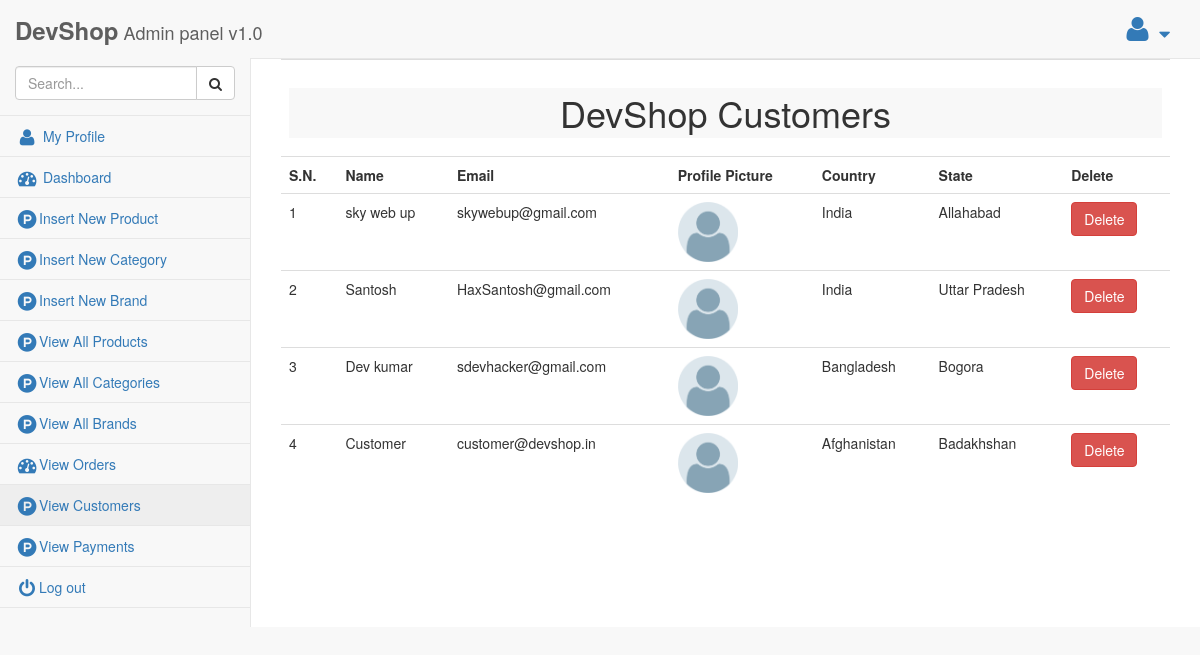
/admin/view_all_customers.php (signed in), run on the app's committed database.
### tables this page shows
CREATE TABLE `customers` (
  `customer_id` int(10) NOT NULL,
  `customer_name` varchar(100) NOT NULL,
  `customer_email` varchar(50) NOT NULL,
  `customer_password` varchar(100) NOT NULL,
  `customer_country` text NOT NULL,
  `customer_state` text NOT NULL,
  `customer_contact` varchar(14) NOT NULL,
  `customer_address` text NOT NULL,
  `customer_image` varchar(200) NOT NULL DEFAULT 'default.png'
);

CREATE TABLE `countries` (
  `id` int(11) NOT NULL,
  `sortname` varchar(3) NOT NULL,
  `name` varchar(150) NOT NULL,
  `phonecode` int(11) NOT NULL
);

### admin/view_all_customers.php (the view, shortened to what this page needs)
<?php
    include('../includes/connection.php');
?>
<!DOCTYPE html>
<html lang="en">
<head>
    <?php include('includes/head_items.php');?>
</head>
<body>
<div id="wrapper">
    <?php include('includes/nav_sidebar.php');?>
    <div id="page-wrapper">
        <div>
            <table class="table">
                <tr>
                    <th colspan="8"><center>
                        <h1 style="background:#f8f8f8;padding:5px;">DevShop Customers</h1>
                    </center></th>
                </tr>
                <tr>
                    <th>S.N.</th>
                    <th>Name</th>
                    <th>Email</th>
                    <th>Profile Picture</th>
                    <th>Country</th>
                    <th>State</th>
                    <th>Delete</th>
                </tr>
                <?php
                    $get_customers=mysqli_query($con,"SELECT * FROM customers");
                    $c_no=1;
                    while($CUSTOMER=mysqli_fetch_array($get_customers)){
                ?>
                <tr>
                    <td><?php echo $c_no; $c_no++;?></td>
                    <td><?=$CUSTOMER['customer_name'];?></td>
                    <td><?=$CUSTOMER['customer_email'];?></td>
                    <td>
                        <img src="../customer/images/<?=$CUSTOMER['customer_image'];?>" style="width:60px;height:60px;" class="img-responsive">
                    </td>
                    <?php
                        $country_id=$CUSTOMER['customer_country'];
                        $get_con=mysqli_query($con,"SELECT * FROM countries WHERE id='$country_id'");
                        $country=mysqli_fetch_array($get_con);
                    ?>
                    <td><?=$country['name'];?></td>
                    <td><?=$CUSTOMER['customer_state'];?></td>
                    <td>
                        <a href="delete_customer.php?del_id=<?=$CUSTOMER['customer_id'];?>"><button class="btn btn-danger">Delete</button></a>
                    </td>
                </tr>
                <?php } ?>
            </table>
        </div>
    </div>
</div>
</body>
</html>

### admin/asset/css/admin_style.css (style rules this page uses)
body { background-color: #f8f8f8; }
#wrapper { width: 100%; }
#page-wrapper { padding: 0 15px; min-height: 568px; background-color: white; }
@media (min-width: 768px) { #page-wrapper { position: inherit; margin: 0 0 0 250px; padding: 0 30px; border-left: 1px solid #e7e7e7; } }

### data on the page
customers: customer_name "sky web up", customer_email "skywebup@gmail.com", customer_image (placeholder picture), countries.name "India", customer_state "Allahabad"
customers: customer_name "Santosh", customer_email "HaxSantosh@gmail.com", customer_image (placeholder picture), countries.name "India", customer_state "Uttar Pradesh"
customers: customer_name "Dev kumar", customer_email "sdevhacker@gmail.com", customer_image (placeholder picture), countries.name "Bangladesh", customer_state "Bogora"
customers: customer_name "Customer", customer_email "customer@devshop.in", customer_image (placeholder picture), countries.name "Afghanistan", customer_state "Badakhshan"
